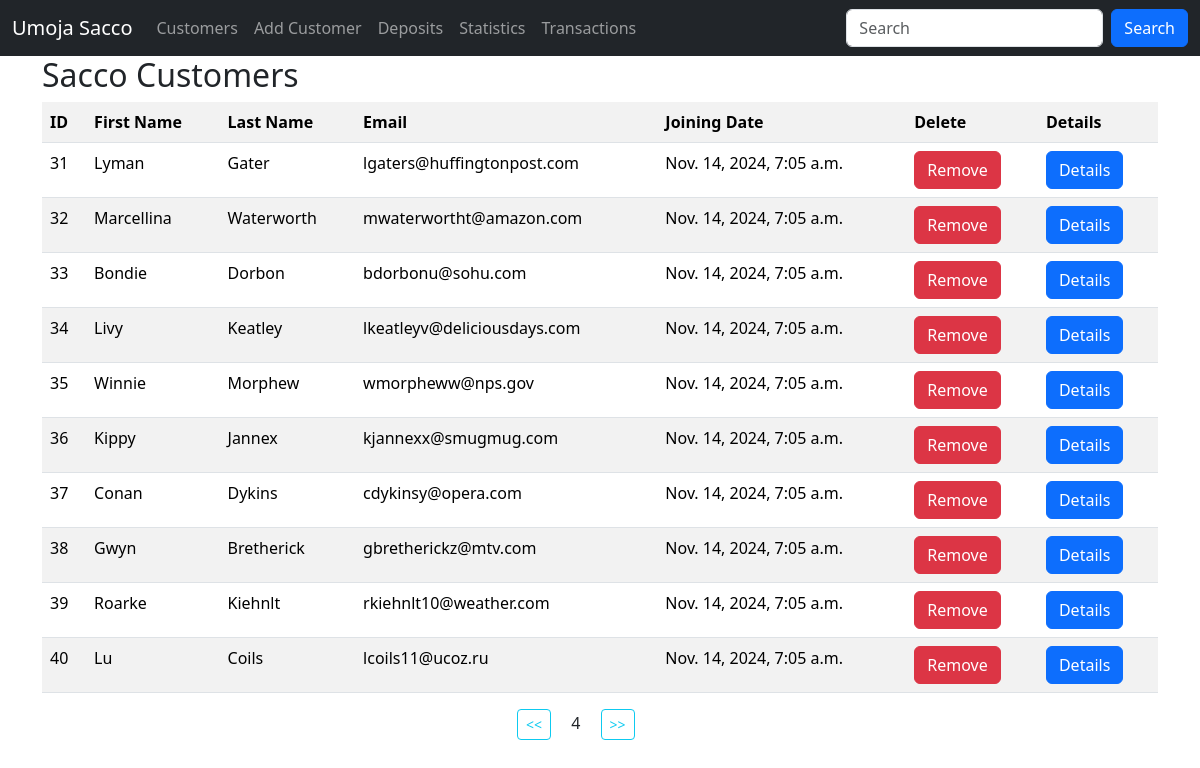
Page /?page=4 (signed in) on the committed database.
### sacco/models.py (models this page shows, shortened)
class Customer(models.Model):
    first_name = models.CharField(max_length=30)
    last_name = models.CharField(max_length=30)
    email = models.EmailField(unique=True)
    dob = models.DateField()
    gender = models.CharField(max_length=10)
    weight = models.IntegerField(default=0)
    created_at = models.DateTimeField(auto_now_add=True)
    updated_at = models.DateTimeField(auto_now=True)
    class Meta:
        db_table = 'customers'

### sacco/views.py (the view)
# urls.py: path('', views.customers, name='customers'),
@login_required
def customers(request):
    data = Customer.objects.all().order_by('id').values() # ORM select * from customers / when you want to fetch data
    paginator = Paginator(data, 10)
    page_number = request.GET.get('page', 1)
    try:
        paginated_data = paginator.page(page_number)
    except PageNotAnInteger | EmptyPage:
        paginated_data = paginator.page(1)
    return render(request, "customers.html", {"data": paginated_data})

### templates/customers.html (shortened to what this page needs)
{% extends 'master.html' %}
{% block content %}
	<div class="container">
        <h2>Sacco Customers</h2>
        <table class="table table-striped">
            <tr>
                <th>ID</th>
                <th>First Name</th>
                <th>Last Name</th>
                <th>Email</th>
                <th>Joining Date</th>
                <th>Delete</th>
                <th>Details</th>
            </tr>
            {% for customer in data.object_list %}
            	<tr>
                    <td>{{ customer.id }}</td>
                    <td>{{ customer.first_name }}</td>
                    <td>{{ customer.last_name }}</td>
                    <td>{{ customer.email }}</td>
                    <td>{{ customer.created_at }}</td>
                    <td>
                        <a class ="btn btn-danger" href="{% url 'delete_customer' customer.id %}">Remove</a>
                    </td>
                    <td>
                        <a class ="btn btn-primary btn-sa" href="{% url 'customer_details' customer.id %}">Details</a>
                    </td>
                </tr>
            {% empty %}
            	<p>No customers in the sacco.</p>
            {% endfor %}
        </table>
        <div class="row justify-content-center">
            <div class="col-sm-2">
               {% if data.has_previous %}
               	    <a class= "btn btn-outline-info btn-sm" href="?page={{ data.previous_page_number }}"> << </a>
               {% endif %}
                <span class="mx-3">{{ data.number }}</span>
                {% if data.has_next %}
               	    <a class= "btn btn-outline-info btn-sm" href="?page={{ data.next_page_number }}"> >> </a>
                {% endif %}
            </div>
        </div>
    </div>
{% endblock %}

### rows in the picture
Customer: id "31", first_name "Lyman", last_name "Gater", email "lgaters@huffingtonpost.com", created_at "Nov. 14, 2024, 7:05 a.m."
Customer: id "32", first_name "Marcellina", last_name "Waterworth", email "mwaterwortht@amazon.com", created_at "Nov. 14, 2024, 7:05 a.m."
Customer: id "33", first_name "Bondie", last_name "Dorbon", email "bdorbonu@sohu.com", created_at "Nov. 14, 2024, 7:05 a.m."
Customer: id "34", first_name "Livy", last_name "Keatley", email "lkeatleyv@deliciousdays.com", created_at "Nov. 14, 2024, 7:05 a.m."
Customer: id "35", first_name "Winnie", last_name "Morphew", email "wmorpheww@nps.gov", created_at "Nov. 14, 2024, 7:05 a.m."
Customer: id "36", first_name "Kippy", last_name "Jannex", email "kjannexx@smugmug.com", created_at "Nov. 14, 2024, 7:05 a.m."
Customer: id "37", first_name "Conan", last_name "Dykins", email "cdykinsy@opera.com", created_at "Nov. 14, 2024, 7:05 a.m."
Customer: id "38", first_name "Gwyn", last_name "Bretherick", email "gbretherickz@mtv.com", created_at "Nov. 14, 2024, 7:05 a.m."
Customer: id "39", first_name "Roarke", last_name "Kiehnlt", email "rkiehnlt10@weather.com", created_at "Nov. 14, 2024, 7:05 a.m."
Customer: id "40", first_name "Lu", last_name "Coils", email "lcoils11@ucoz.ru", created_at "Nov. 14, 2024, 7:05 a.m."

### other values in the picture
{{ data.number }} "4"
